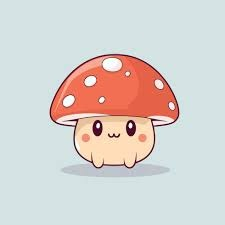
#> input picture opencv/v.jpg, 225 x 225 px
$ python ex6.py
#> lines starting #> are read from the running program, lines starting #| are printed output that depends on the picture
import cv2
image = cv2.imread('v.jpg')
#> image is the input picture: shape (225, 225, 3); mean B, G, R 205.9, 209.5, 214.7
cv2.imshow('Original Image', image)
height = image.shape[0]
#> height = 225
width = image.shape[1]
#> width = 225
print("The Dimensions of the image are: ", height,
width)
#| The Dimensions of the image are:  225 225
new_width = 400
new_height = 300
resized_image = cv2.resize(image, (new_height,
new_width), interpolation=cv2.INTER_LINEAR)
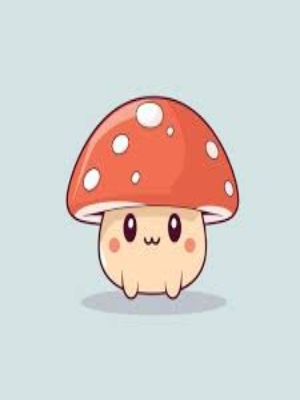
#> resized_image: shape (400, 300, 3); mean B, G, R 205.9, 209.5, 214.7
cv2.imwrite('Resized_Image.jpg', resized_image)
cv2.imshow('Resized_Image', resized_image)
cv2.waitKey(0)
